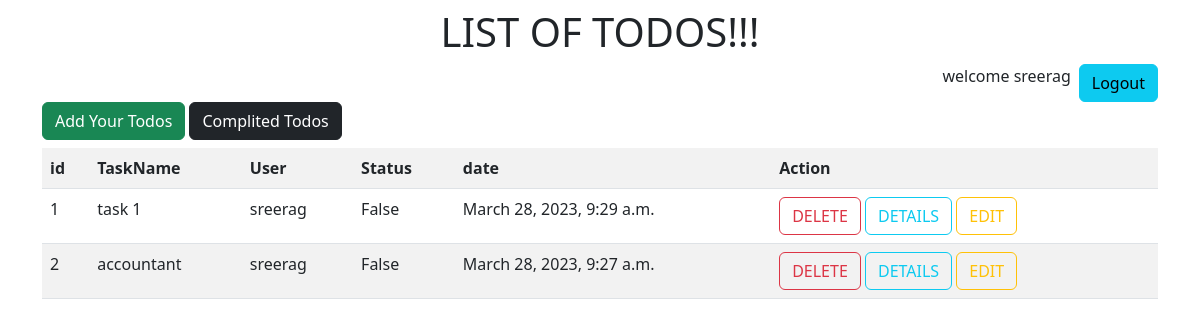
The app's page /todo/all/ (signed in) with its own data.
### tasks/models.py (models this page shows, shortened)
class Todos(models.Model):
    task_name=models.CharField(max_length=200)
    user=models.ForeignKey(User,on_delete=models.CASCADE)
    status=models.BooleanField(default=False)
    date=models.DateTimeField(auto_now_add=True)

### tasks/views.py (the view)
# urls.py: path('todo/all/',views.TodoListView.as_view(),name='todo-list'),
class TodoListView(View):
    def get(self,request,*args,**kwargs):
        qs=Todos.objects.filter(status=False,user=request.user).order_by('-date')
        return render(request,"todo-list.html",{"todos":qs})

### tasks/templates/todo-list.html (shortened to what this page needs)
<!DOCTYPE html>
<html lang="en">
<head>
    <link href="https://cdn.jsdelivr.net/npm/bootstrap@5.3.0-alpha1/dist/css/bootstrap.min.css" rel="stylesheet"></head>
    <body>
    <div class="container">
        <h1 class="text-center mb-2 mt-2">LIST OF TODOS!!!</h1>
        <div class="d-flex justify-content-end">
        welcome {{request.user}}
        <a href="{%url 'signout'%}" class="btn btn-info ms-2">Logout</a></div>
    <a href="{% url 'todo-add' %}" class='btn btn-success text-white mb-2'>Add Your Todos</a>
    <a href="{% url 'todo-finish' %}" class='btn btn-dark text-white mb-2'>Complited Todos</a>
        <table class="table table-striped">
            <tr>
                <th>id</th>
                <th>TaskName</th>
                <th>User</th>
                <th>Status</th>
                <th>date</th>
                <th>Action</th>
            </tr>
            {%for t in todos%}
                <tr>
                    <td>{{forloop.counter}}</td>
                    <td>{{t.task_name}}</td>
                    <td>{{t.user}}</td>
                    <td>{{t.status}}</td>
                    <td>{{t.date}}</td>
                    <td><a href="{% url 'todo-delete' t.id %}" class="btn btn-outline-danger">DELETE</a>
                    <a href="{% url 'todo-detail' t.id %}" class="btn btn-outline-info">DETAILS</a>
                    <a href="{%url 'todo-change' t.id %}" class="btn btn-outline-warning">EDIT</a></td>
                </tr>
            {%endfor%}
        </table>
    </div>
</body>
</html>

### records on screen
Todos: task_name "task 1", user "sreerag", status "False", date "March 28, 2023, 9:29 a.m."
Todos: task_name "accountant", user "sreerag", status "False", date "March 28, 2023, 9:27 a.m."

### other values on screen
{{ request.user }} "sreerag"
